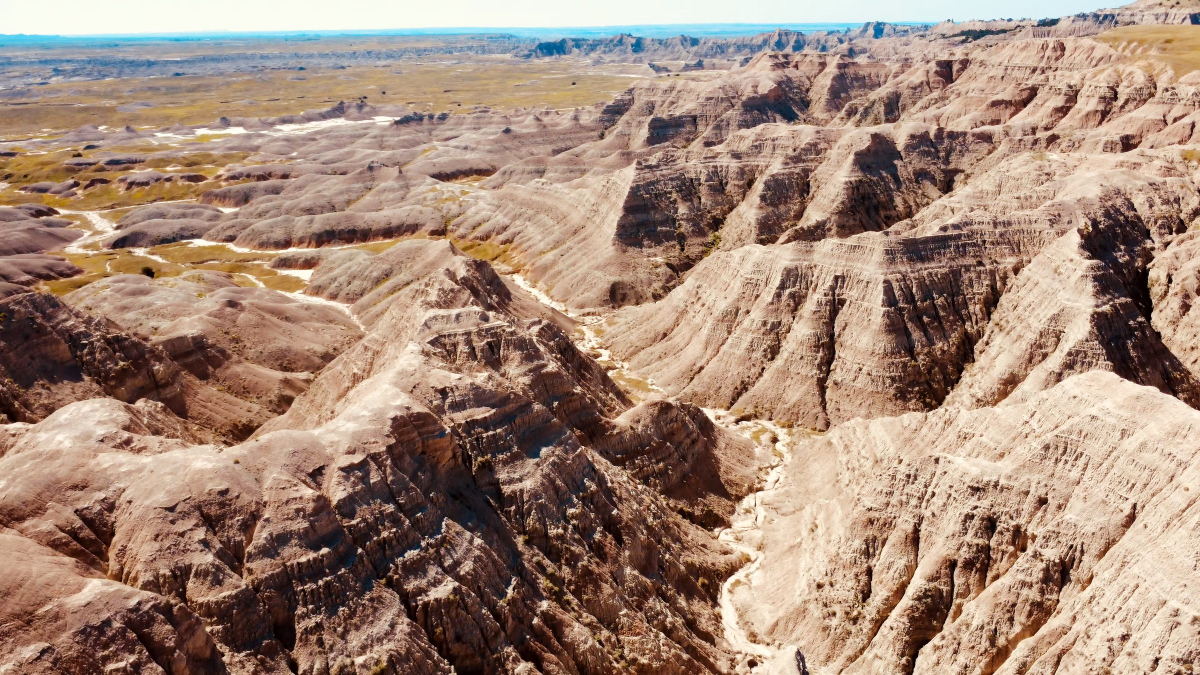
#> input picture images/badlands.jpg, 2400 x 1350 px, given in place of f_003.png, which was not available (shown at 1/2 size)
$ python porto_grade.py
#> lines starting #> are read from the running program, lines starting #| are printed output that depends on the picture; pictures that were not available may be replaced by others from this repository, and a replacement may not be noted
#> further down, a is the input picture: shape (1350, 2400, 3); mean B, G, R 119.4, 135.9, 163
import cv2, numpy as np
from PIL import Image

def porto(bgr, dehaze=0.06, warm=1.0, orange_boost=1.45, sat=1.08, curve=0.05):
#> called with dehaze = 0.06, warm = 1, orange_boost = 1.5, sat = 1.06, curve = 0.05
    im = bgr.astype(np.float32)/255
    # dehaze: per-channel black point from 0.5th percentile, scaled
    lo = np.percentile(im.reshape(-1,3), 0.5, axis=0)
#> lo = [0, 0.0118, 0.0706]
    im = np.clip((im - lo*dehaze/0.06*0.9)/(1 - lo*dehaze/0.06*0.9), 0, 1)
    # warm white balance (BGR): lift R, trim B
    im[...,2] *= 1 + 0.06*warm
    im[...,1] *= 1 + 0.015*warm
    im[...,0] *= 1 - 0.07*warm
    im = np.clip(im, 0, 1)
    # S-curve
    im = im - curve*np.sin(2*np.pi*im)
    im = np.clip(im, 0, 1).astype(np.float32)
    # selective saturation: oranges/reds (terracotta roofs)
    hsv = cv2.cvtColor(im, cv2.COLOR_BGR2HSV)  # H 0..360, S 0..1
#> hsv: shape (1350, 2400, 3) float32; mean H, S, V 48.6, 0.4, 0.7
    H, S, V = cv2.split(hsv)
    d = np.minimum(np.abs(H - 18), 360 - np.abs(H - 18))      # center ~18deg
    w = np.clip(1 - d/22, 0, 1) ** 1.2                           # soft band ~0-40deg
    w *= np.clip((S - 0.08)/0.15, 0, 1)                          # skip greys
    S = S * (sat + (orange_boost - 1) * w)
    V = V * (1 + 0.04*w)                                         # tiny lift so they glow
    hsv = cv2.merge([H, np.clip(S, 0, 1), np.clip(V, 0, 1)])
#> hsv: shape (1350, 2400, 3) float32; mean H, S, V 48.6, 0.5, 0.7
    im = cv2.cvtColor(hsv, cv2.COLOR_HSV2BGR)
    # warm highlights / slightly teal shadows via LAB
    lab = cv2.cvtColor(np.clip(im,0,1).astype(np.float32), cv2.COLOR_BGR2LAB)
#> lab: shape (1350, 2400, 3) float32; mean of channels 0, 1, 2 56.6, 11.8, 24.9
    L, A, B = cv2.split(lab)
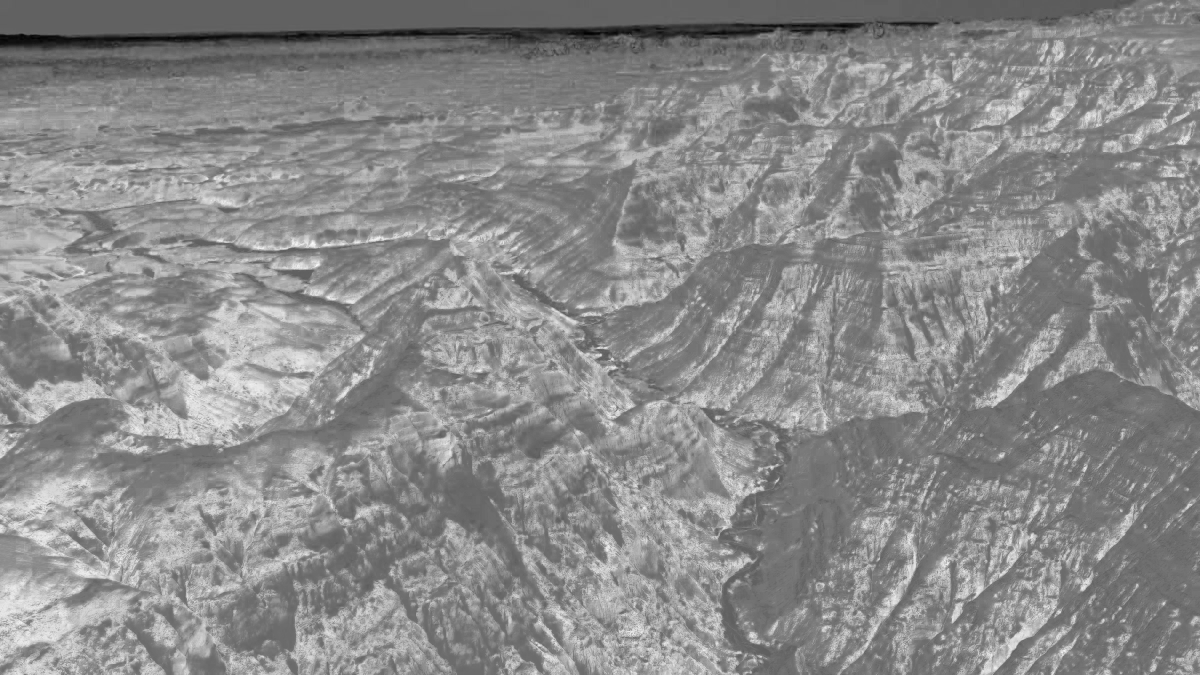
#> A: shape (1350, 2400) float32 (shown at 1/2 size); min -40.77, max 56.02, mean 11.8; drawn with min black and max white
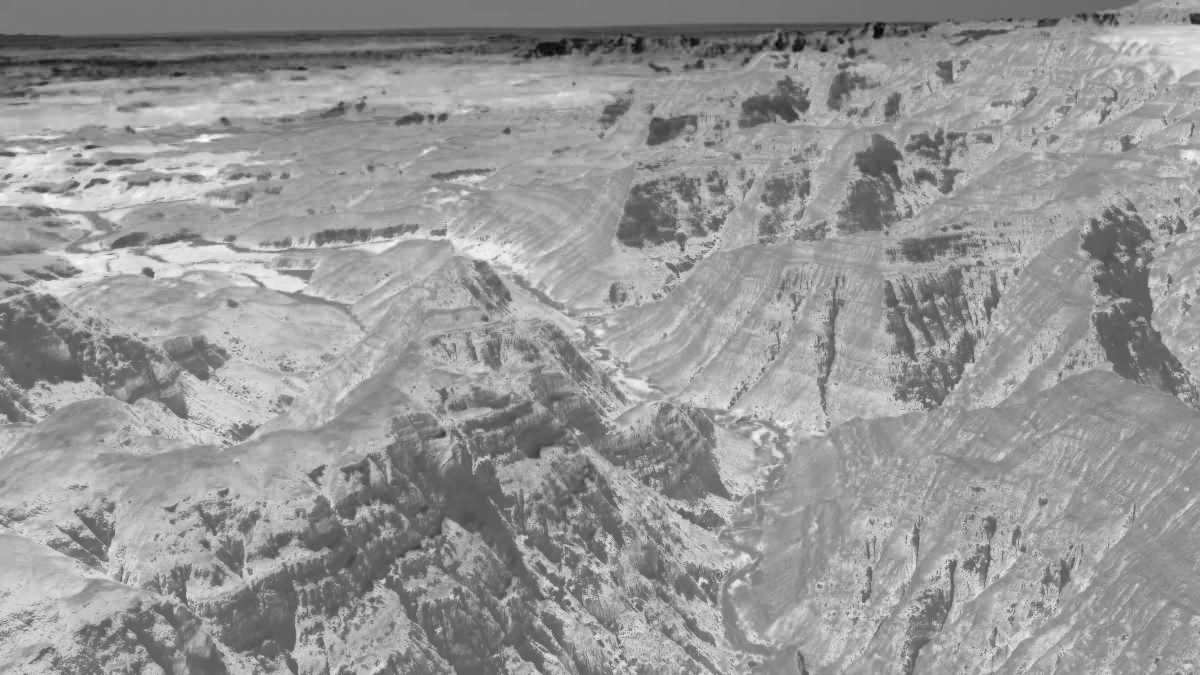
#> B: shape (1350, 2400) float32 (shown at 1/2 size); min -44.95, max 72.91, mean 24.9; drawn with min black and max white
    t = L/100
    B = B + 4*warm*t - 2*(1-t)
    A = A + 1.5*warm*t
    im = cv2.cvtColor(cv2.merge([L, A, B]), cv2.COLOR_LAB2BGR)
    return (np.clip(im, 0, 1)*255).astype(np.uint8)

def export(bgr, name, size):
#> called with name = 'porto-bridge', size = (2400, 1350)
    rgb = Image.fromarray(bgr[..., ::-1])
    rgb.save(name + '-full.jpg', quality=95)
    rgb.resize(size, Image.LANCZOS).save(f'/home/claude/aerial-portfolio/images/{name}.jpg', quality=82, optimize=True, progressive=True)
    return rgb

def compare(src, out, fn):
#> called with fn = 'ba_a.jpg'
    o = Image.fromarray(src[..., ::-1]); w = 960; h = int(o.height*w/o.width)
#> after `h = int(o.height * w / o.width)`: h = 540
    c = Image.new('RGB', (w*2, h)); c.paste(o.resize((w, h)), (0, 0)); c.paste(out.resize((w, h)), (w, 0)); c.save(fn, quality=88)
#> after `c = Image.new('RGB', (w * 2, h))`: c: PIL image 1920x540 RGB; every value is 0
#> after `c.paste(out.resize((w, h)), (w, 0))`:
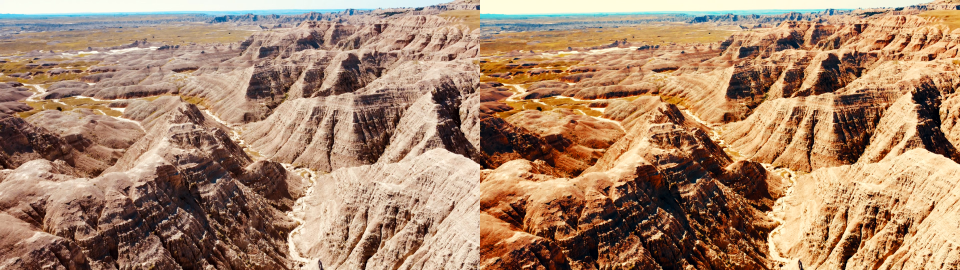
#> c: PIL image 1920x540 RGB (shown at 1/2 size); mean R, G, B 167.2, 132.9, 106

a = cv2.imread('a/f_003.png')
ra = export(porto(a, dehaze=0.06, warm=1.0, orange_boost=1.5, sat=1.06, curve=0.05), 'porto-bridge', (2400, 1350))
compare(a, ra, 'ba_a.jpg')
Image.fromarray(np.asarray(ra)).crop((0, 300, 1600, 1200)).save('ra_detail.jpg', quality=90)
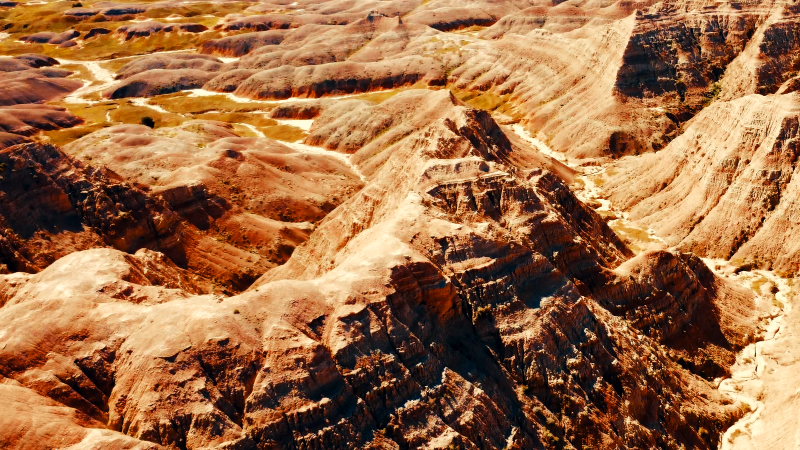
#> saved as ra_detail.jpg: PIL image 1600x900 RGB (shown at 1/2 size); mean R, G, B 158.3, 108.6, 69.6

b = cv2.imread('b/f_025.png')
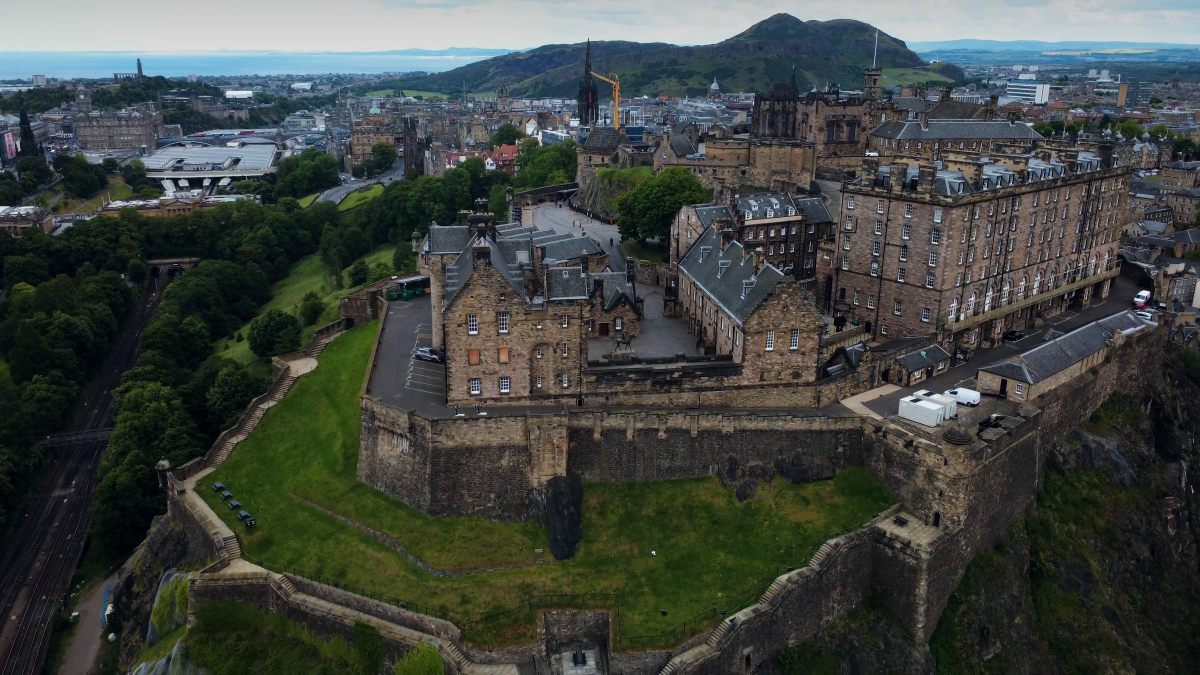
#> input picture images/edinburgh-castle-rock.jpg, 2400 x 1350 px, given in place of f_025.png, which was not available (shown at 1/2 size)
#> b is the input picture: shape (1350, 2400, 3); mean B, G, R 65.5, 69.7, 64.5
rb = export(porto(b, dehaze=0.03, warm=0.8, orange_boost=1.35, sat=1.05, curve=0.04), 'porto-river', (2400, 1350))
#> call 2 of porto, with dehaze = 0.03, warm = 0.8, orange_boost = 1.35, sat = 1.05, curve = 0.04
#> in porto (call 2), `lo = np.percentile(im.reshape(-1,3), 0.5, axis=0)`: lo = [0.0157, 0.0157, 0]
#> in porto (call 2), `im[...,0] *= 1 - 0.07*warm`:
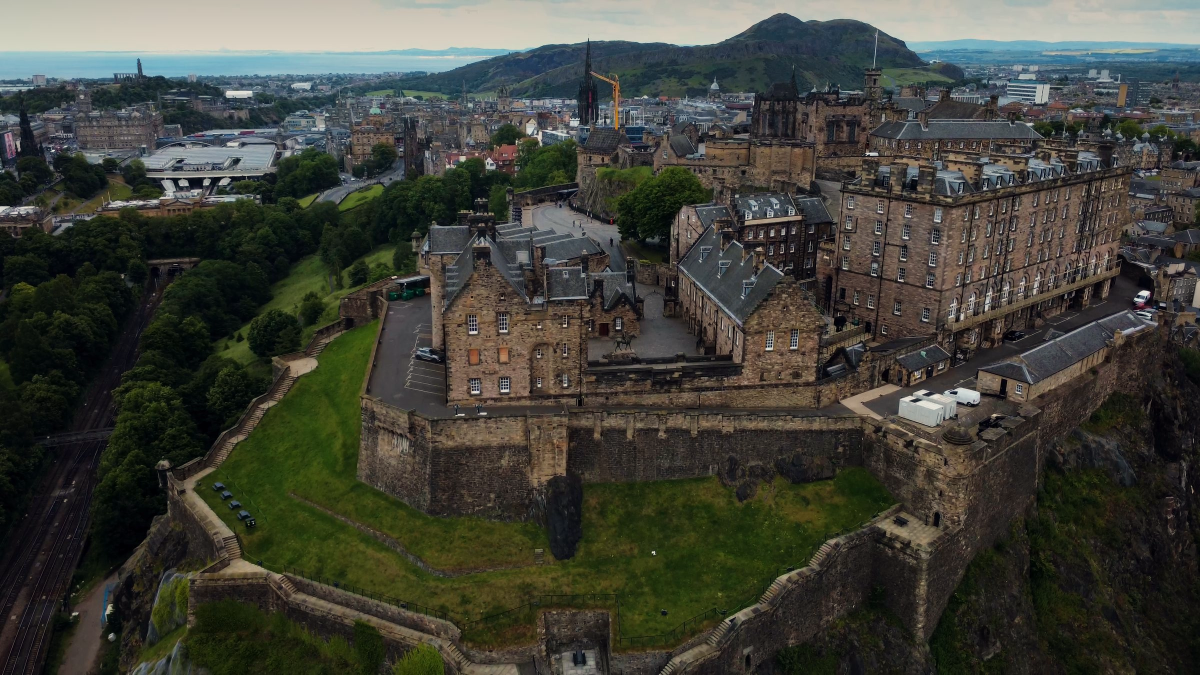
#> im: shape (1350, 2400, 3) float64 (shown at 1/2 size); mean B, G, R 0.238, 0.272, 0.265; drawn with min black and max white
compare(b, rb, 'ba_b.jpg')
